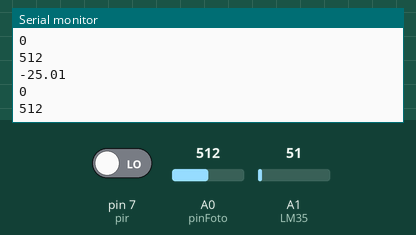
Simulated run of this sketch. Board: Arduino Uno, built with avr-gcc and run on an emulated ATmega328P. On the bench: the last lines printed to the serial monitor. Inputs (shaded band) come from the test bench; at power-on: A1 (LM35) = 51, A0 (pinFoto) = 512, pin 7 (pir) LOW.

Above: at 1.3 s.
1.4 s: A1 (LM35) set to 61
At 1.81 s:
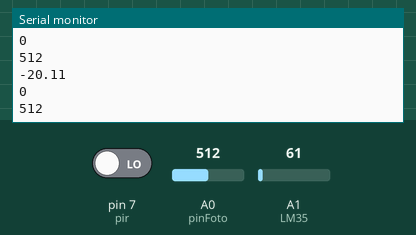
2.9 s: A0 (pinFoto) set to 716
At 3.32 s:
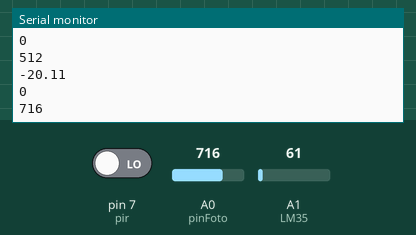
4.4 s: pin 7 (pir) driven HIGH
5.9 s: A1 (LM35) set to 71
At 6.32 s:
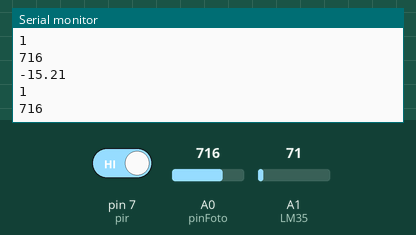
7.4 s: A0 (pinFoto) set to 900
At 7.83 s:
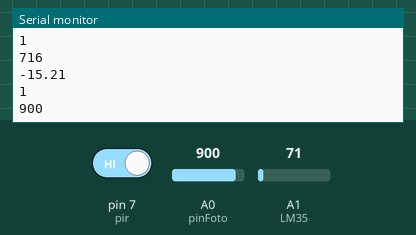
Timing chart, 0 to 9.9 s (numbered marks = the images above; inputs shaded):
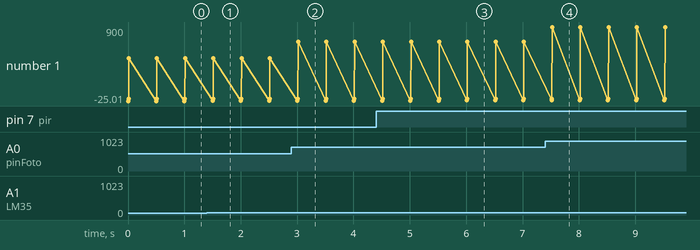

The sketch:

ARDUINO-SENSORS.ino
```cpp
// temp sensor variable
float Temperatura;
// tmp sensor pin
int LM35=A1;

// pir sensor movmimiento variable
int Pirdata;
// pir sensor pin
int pir=7;

// Sensor ldr variable
int LdrData=0;
// ldr sensor pin
int pinFoto=A0;

void setup(){
    // Declare console.log
  Serial.begin (9600);
    // Declare inputs for sensor pins
  pinMode(LM35,INPUT);
    pinMode(pir,INPUT);
    pinMode(A0,INPUT);
}

void loop(){
  Temperatura=(analogRead(LM35)*(0.49))-50;
    Pirdata=digitalRead(pir);
    LdrData = analogRead(pinFoto);

  Serial.println(Temperatura);
    Serial.println(Pirdata);
    Serial.println(LdrData);
  delay (500);

}
```

Measured:
- after the input at 1.4 s, the serial monitor: prints a new line after 0.10 s (image 1)
- after the input at 2.9 s, the serial monitor: prints a new line after 0.12 s (image 2)
- after the input at 5.9 s, the serial monitor: prints a new line after 0.11 s (image 3)
- after the input at 7.4 s, the serial monitor: prints a new line after 0.13 s (image 4)
- plotted number 1: 512 → 716 after the input at 2.9 s, 716 → 900 after the input at 7.4 s
